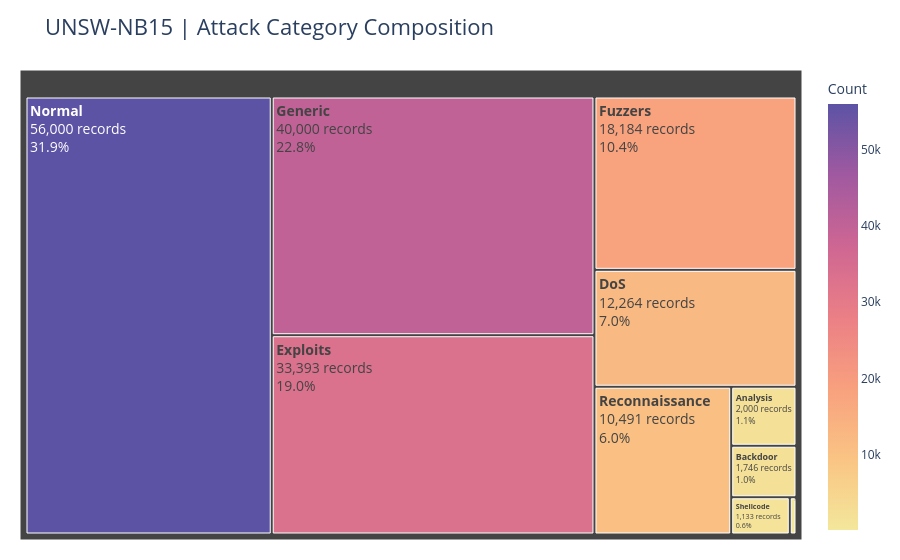

Notebook source saved alongside this figure:
### Code cell
import plotly.express as px

# Calculate attack category counts
attack_counts = train_df["attack_cat"].value_counts().reset_index()

attack_counts.columns = ["Attack Category", "Count"]

# Calculate percentage
attack_counts["Percentage"] = (
    attack_counts["Count"] / attack_counts["Count"].sum() * 100
)

fig = px.treemap(
    attack_counts,
    path=["Attack Category"],
    values="Count",
    color="Count",
    color_continuous_scale="Sunset",
    hover_data={
        "Count": ":,",
        "Percentage": ":.2f"
    },
    title="UNSW-NB15 | Attack Category Composition"
)

fig.update_traces(
    texttemplate="<b>%{label}</b><br>%{value:,} records<br>%{percentRoot:.1%}",
    textfont_size=14
)

fig.update_layout(
    title_font_size=22,
    template="plotly_white",
    margin=dict(t=70, l=20, r=20, b=20)
)

fig.show()

fig.write_html("EDA_Attack_Category_Treemap.html")

### Figure 1 — Plotly figure (JSON) as saved in the notebook; plotly's stock layout.template omitted (floating-point values rounded to 4 significant figures)
{"data": [{"branchvalues": "total", "customdata": [[56000, "31.93776697977085"], [40000, "22.81269069983632"], [33393, "19.044604513490853"], [18184, "10.37064919214559"], [12264, "6.994370968569815"], [10491, "5.983198453299571"], [2000, "1.1406345349918159"], [1746, "0.9957739490478554"], [1133, "0.6461694640728637"], [130, "0.07414124477446804"]], "domain": {"x": [0, 1], "y": [0, 1]}, "hovertemplate": "labels=%{label}<br>Count_sum=%{value}<br>parent=%{parent}<br>id=%{id}<br>Count=%{color:,}<br>Percentage=%{customdata[1]:.2f}<extra></extra>", "ids": ["Normal", "Generic", "Exploits", "Fuzzers", "DoS", "Reconnaissance", "Analysis", "Backdoor", "Shellcode", "Worms"], "labels": ["Normal", "Generic", "Exploits", "Fuzzers", "DoS", "Reconnaissance", "Analysis", "Backdoor", "Shellcode", "Worms"], "marker": {"coloraxis": "coloraxis", "colors": [56000.0, 40000.0, 33390.0, 18180.0, 12260.0, 10490.0, 2000.0, 1746.0, 1133.0, 130.0]}, "name": "", "parents": ["", "", "", "", "", "", "", "", "", ""], "textfont": {"size": 14}, "texttemplate": "<b>%{label}</b><br>%{value:,} records<br>%{percentRoot:.1%}", "type": "treemap", "values": [56000.0, 40000.0, 33390.0, 18180.0, 12260.0, 10490.0, 2000.0, 1746.0, 1133.0, 130.0]}], "layout": {"coloraxis": {"colorbar": {"title": {"text": "Count"}}, "colorscale": [[0, "rgb(243, 231, 155)"], [0.1667, "rgb(250, 196, 132)"], [0.3333, "rgb(248, 160, 126)"], [0.5, "rgb(235, 127, 134)"], [0.6667, "rgb(206, 102, 147)"], [0.8333, "rgb(160, 89, 160)"], [1, "rgb(92, 83, 165)"]]}, "legend": {"tracegroupgap": 0}, "margin": {"b": 20, "l": 20, "r": 20, "t": 70}, "title": {"font": {"size": 22}, "text": "UNSW-NB15 | Attack Category Composition"}}}
